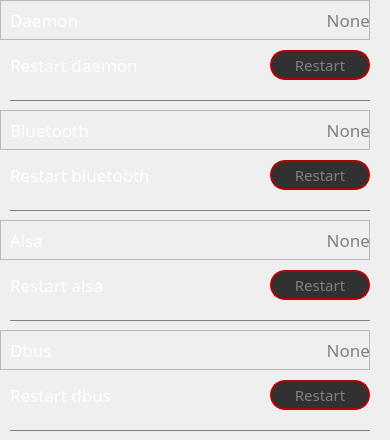
       <widget class="QWidget" name="scrollAreaWidgetContents_5">
        <property name="geometry">
         <rect>
          <x>0</x>
          <y>0</y>
          <width>390</width>
          <height>440</height>
         </rect>
        </property>
        <property name="sizePolicy">
         <sizepolicy hsizetype="Preferred" vsizetype="Preferred">
          <horstretch>0</horstretch>
          <verstretch>0</verstretch>
         </sizepolicy>
        </property>
        <property name="minimumSize">
         <size>
          <width>0</width>
          <height>440</height>
         </size>
        </property>
        <widget class="QFrame" name="frame_2">
         <property name="geometry">
          <rect>
           <x>0</x>
           <y>90</y>
           <width>370</width>
           <height>20</height>
          </rect>
         </property>
         <widget class="Line" name="line_17">
          <property name="geometry">
           <rect>
            <x>10</x>
            <y>10</y>
            <width>360</width>
            <height>1</height>
           </rect>
          </property>
          <property name="styleSheet">
           <string notr="true">border:none;
background:gray;</string>
          </property>
          <property name="frameShadow">
           <enum>QFrame::Plain</enum>
          </property>
          <property name="orientation">
           <enum>Qt::Horizontal</enum>
          </property>
         </widget>
        </widget>
        <widget class="QFrame" name="frame_4">
         <property name="geometry">
          <rect>
           <x>0</x>
           <y>0</y>
           <width>370</width>
           <height>40</height>
          </rect>
         </property>
         <property name="frameShape">
          <enum>QFrame::StyledPanel</enum>
         </property>
         <property name="frameShadow">
          <enum>QFrame::Raised</enum>
         </property>
         <widget class="QLabel" name="label_52">
          <property name="geometry">
           <rect>
            <x>10</x>
            <y>0</y>
            <width>190</width>
            <height>40</height>
           </rect>
          </property>
          <property name="font">
           <font>
            <family>Bahnschrift SemiLight</family>
            <pointsize>13</pointsize>
           </font>
          </property>
          <property name="styleSheet">
           <string notr="true">QLabel{
	color:white;
}</string>
          </property>
          <property name="text">
           <string>Daemon</string>
          </property>
         </widget>
         <widget class="QLabel" name="bearing_statusDaemonText">
          <property name="geometry">
           <rect>
            <x>190</x>
            <y>0</y>
            <width>180</width>
            <height>40</height>
           </rect>
          </property>
          <property name="font">
           <font>
            <family>Bahnschrift SemiLight</family>
            <pointsize>13</pointsize>
           </font>
          </property>
          <property name="styleSheet">
           <string notr="true">QLabel{
	color:gray;
}</string>
          </property>
          <property name="text">
           <string>None</string>
          </property>
          <property name="alignment">
           <set>Qt::AlignRight|Qt::AlignTrailing|Qt::AlignVCenter</set>
          </property>
         </widget>
        </widget>
        <widget class="QFrame" name="frame">
         <property name="geometry">
          <rect>
           <x>0</x>
           <y>40</y>
           <width>370</width>
           <height>50</height>
          </rect>
         </property>
         <widget class="QLabel" name="label_54">
          <property name="geometry">
           <rect>
            <x>10</x>
            <y>0</y>
            <width>200</width>
            <height>50</height>
           </rect>
          </property>
          <property name="maximumSize">
           <size>
            <width>250</width>
            <height>16777215</height>
           </size>
          </property>
          <property name="font">
           <font>
            <family>Bahnschrift SemiLight</family>
            <pointsize>13</pointsize>
           </font>
          </property>
          <property name="styleSheet">
           <string notr="true">color:white;</string>
          </property>
          <property name="text">
           <string>Restart daemon</string>
          </property>
         </widget>
         <widget class="QPushButton" name="bearing_statusDaemonButton">
          <property name="geometry">
           <rect>
            <x>270</x>
            <y>10</y>
            <width>100</width>
            <height>30</height>
           </rect>
          </property>
          <property name="font">
           <font>
            <family>Bahnschrift SemiLight</family>
            <pointsize>11</pointsize>
            <weight>50</weight>
            <bold>false</bold>
           </font>
          </property>
          <property name="styleSheet">
           <string notr="true">QPushButton{
	
	background-color: rgb(49, 49, 49);
	border: 2px solid rgb(181, 0, 0);
	border-radius:15px;
	color:gray;
}
QPushButton:pressed{
	
	
	background-color: rgb(188, 0, 0);
	color:white;
}</string>
          </property>
          <property name="text">
           <string>Restart</string>
          </property>
         </widget>
        </widget>
        <widget class="QFrame" name="frame_3">
         <property name="geometry">
          <rect>
           <x>0</x>
           <y>200</y>
           <width>370</width>
           <height>20</height>
          </rect>
         </property>
         <widget class="Line" name="line_18">
          <property name="geometry">
           <rect>
            <x>10</x>
            <y>10</y>
            <width>360</width>
            <height>1</height>
           </rect>
          </property>
          <property name="styleSheet">
           <string notr="true">border:none;
background:gray;</string>
          </property>
          <property name="frameShadow">
           <enum>QFrame::Plain</enum>
          </property>
          <property name="orientation">
           <enum>Qt::Horizontal</enum>
          </property>
         </widget>
        </widget>
        <widget class="QFrame" name="frame_7">
         <property name="geometry">
          <rect>
           <x>0</x>
           <y>150</y>
           <width>370</width>
           <height>50</height>
          </rect>
         </property>
         <widget class="QLabel" name="label_55">
          <property name="geometry">
           <rect>
            <x>10</x>
            <y>0</y>
            <width>200</width>
            <height>50</height>
           </rect>
          </property>
          <property name="maximumSize">
           <size>
            <width>250</width>
            <height>16777215</height>
           </size>
          </property>
          <property name="font">
           <font>
            <family>Bahnschrift SemiLight</family>
            <pointsize>13</pointsize>
           </font>
          </property>
          <property name="styleSheet">
           <string notr="true">color:white;</string>
          </property>
          <property name="text">
           <string>Restart bluetooth</string>
          </property>
         </widget>
         <widget class="QPushButton" name="bearing_statusBtButton">
          <property name="geometry">
           <rect>
            <x>270</x>
            <y>10</y>
            <width>100</width>
            <height>30</height>
           </rect>
          </property>
          <property name="font">
           <font>
            <family>Bahnschrift SemiLight</family>
            <pointsize>11</pointsize>
            <weight>50</weight>
            <bold>false</bold>
           </font>
          </property>
          <property name="styleSheet">
           <string notr="true">QPushButton{
	
	background-color: rgb(49, 49, 49);
	border: 2px solid rgb(181, 0, 0);
	border-radius:15px;
	color:gray;
}
QPushButton:pressed{
	
	
	background-color: rgb(188, 0, 0);
	color:white;
}</string>
          </property>
          <property name="text">
           <string>Restart</string>
          </property>
         </widget>
        </widget>
        <widget class="QFrame" name="frame_6">
         <property name="geometry">
          <rect>
           <x>0</x>
           <y>110</y>
           <width>370</width>
           <height>40</height>
          </rect>
         </property>
         <property name="frameShape">
          <enum>QFrame::StyledPanel</enum>
         </property>
         <property name="frameShadow">
          <enum>QFrame::Raised</enum>
         </property>
         <widget class="QLabel" name="label_56">
          <property name="geometry">
           <rect>
            <x>10</x>
            <y>0</y>
            <width>190</width>
            <height>40</height>
           </rect>
          </property>
          <property name="font">
           <font>
            <family>Bahnschrift SemiLight</family>
            <pointsize>13</pointsize>
           </font>
          </property>
          <property name="styleSheet">
           <string notr="true">QLabel{
	color:white;
}</string>
          </property>
          <property name="text">
           <string>Bluetooth</string>
          </property>
         </widget>
         <widget class="QLabel" name="bearing_statusBtText">
          <property name="geometry">
           <rect>
            <x>190</x>
            <y>0</y>
            <width>180</width>
            <height>40</height>
           </rect>
          </property>
          <property name="font">
           <font>
            <family>Bahnschrift SemiLight</family>
            <pointsize>13</pointsize>
           </font>
          </property>
          <property name="styleSheet">
           <string notr="true">QLabel{
	color:gray;
}</string>
          </property>
          <property name="text">
           <string>None</string>
          </property>
          <property name="alignment">
           <set>Qt::AlignRight|Qt::AlignTrailing|Qt::AlignVCenter</set>
          </property>
         </widget>
        </widget>
        <widget class="QFrame" name="frame_11">
         <property name="geometry">
          <rect>
           <x>0</x>
           <y>310</y>
           <width>370</width>
           <height>20</height>
          </rect>
         </property>
         <widget class="Line" name="line_19">
          <property name="geometry">
           <rect>
            <x>10</x>
            <y>10</y>
            <width>360</width>
            <height>1</height>
           </rect>
          </property>
          <property name="styleSheet">
           <string notr="true">border:none;
background:gray;</string>
          </property>
          <property name="frameShadow">
           <enum>QFrame::Plain</enum>
          </property>
          <property name="orientation">
           <enum>Qt::Horizontal</enum>
          </property>
         </widget>
        </widget>
        <widget class="QFrame" name="frame_12">
         <property name="geometry">
          <rect>
           <x>0</x>
           <y>260</y>
           <width>370</width>
           <height>50</height>
          </rect>
         </property>
         <widget class="QLabel" name="label_58">
          <property name="geometry">
           <rect>
            <x>10</x>
            <y>0</y>
            <width>200</width>
            <height>50</height>
           </rect>
          </property>
          <property name="maximumSize">
           <size>
            <width>250</width>
            <height>16777215</height>
           </size>
          </property>
          <property name="font">
           <font>
            <family>Bahnschrift SemiLight</family>
            <pointsize>13</pointsize>
           </font>
          </property>
          <property name="styleSheet">
           <string notr="true">color:white;</string>
          </property>
          <property name="text">
           <string>Restart alsa</string>
          </property>
         </widget>
         <widget class="QPushButton" name="bearing_statusAlsaButton">
          <property name="geometry">
           <rect>
            <x>270</x>
            <y>10</y>
            <width>100</width>
            <height>30</height>
           </rect>
          </property>
          <property name="font">
           <font>
            <family>Bahnschrift SemiLight</family>
            <pointsize>11</pointsize>
            <weight>50</weight>
            <bold>false</bold>
           </font>
          </property>
          <property name="styleSheet">
           <string notr="true">QPushButton{
	
	background-color: rgb(49, 49, 49);
	border: 2px solid rgb(181, 0, 0);
	border-radius:15px;
	color:gray;
}
QPushButton:pressed{
	
	
	background-color: rgb(188, 0, 0);
	color:white;
}</string>
          </property>
          <property name="text">
           <string>Restart</string>
          </property>
         </widget>
        </widget>
        <widget class="QFrame" name="frame_13">
         <property name="geometry">
          <rect>
           <x>0</x>
           <y>220</y>
           <width>370</width>
           <height>40</height>
          </rect>
         </property>
         <property name="frameShape">
          <enum>QFrame::StyledPanel</enum>
         </property>
         <property name="frameShadow">
          <enum>QFrame::Raised</enum>
         </property>
         <widget class="QLabel" name="label_59">
          <property name="geometry">
           <rect>
            <x>10</x>
            <y>0</y>
            <width>190</width>
            <height>40</height>
           </rect>
          </property>
          <property name="font">
           <font>
            <family>Bahnschrift SemiLight</family>
            <pointsize>13</pointsize>
           </font>
          </property>
          <property name="styleSheet">
           <string notr="true">QLabel{
	color:white;
}</string>
          </property>
          <property name="text">
           <string>Alsa</string>
          </property>
         </widget>
         <widget class="QLabel" name="bearing_statusAlsaText">
          <property name="geometry">
           <rect>
            <x>190</x>
            <y>0</y>
            <width>180</width>
            <height>40</height>
           </rect>
          </property>
          <property name="font">
           <font>
            <family>Bahnschrift SemiLight</family>
            <pointsize>13</pointsize>
           </font>
          </property>
          <property name="styleSheet">
           <string notr="true">QLabel{
	color:gray;
}</string>
          </property>
          <property name="text">
           <string>None</string>
          </property>
          <property name="alignment">
           <set>Qt::AlignRight|Qt::AlignTrailing|Qt::AlignVCenter</set>
          </property>
         </widget>
        </widget>
        <widget class="QFrame" name="frame_14">
         <property name="geometry">
          <rect>
           <x>0</x>
           <y>330</y>
           <width>370</width>
           <height>40</height>
          </rect>
         </property>
         <property name="frameShape">
          <enum>QFrame::StyledPanel</enum>
         </property>
         <property name="frameShadow">
          <enum>QFrame::Raised</enum>
         </property>
         <widget class="QLabel" name="label_61">
          <property name="geometry">
           <rect>
            <x>10</x>
            <y>0</y>
            <width>190</width>
            <height>40</height>
           </rect>
          </property>
          <property name="font">
           <font>
            <family>Bahnschrift SemiLight</family>
            <pointsize>13</pointsize>
           </font>
          </property>
          <property name="styleSheet">
           <string notr="true">QLabel{
	color:white;
}</string>
          </property>
          <property name="text">
           <string>Dbus</string>
          </property>
         </widget>
         <widget class="QLabel" name="bearing_statusDbusText">
          <property name="geometry">
           <rect>
            <x>190</x>
            <y>0</y>
            <width>180</width>
            <height>40</height>
           </rect>
          </property>
          <property name="font">
           <font>
            <family>Bahnschrift SemiLight</family>
            <pointsize>13</pointsize>
           </font>
          </property>
          <property name="styleSheet">
           <string notr="true">QLabel{
	color:gray;
}</string>
          </property>
          <property name="text">
           <string>None</string>
          </property>
          <property name="alignment">
           <set>Qt::AlignRight|Qt::AlignTrailing|Qt::AlignVCenter</set>
          </property>
         </widget>
        </widget>
        <widget class="QFrame" name="frame_15">
         <property name="geometry">
          <rect>
           <x>0</x>
           <y>420</y>
           <width>370</width>
           <height>20</height>
          </rect>
         </property>
         <widget class="Line" name="line_20">
          <property name="geometry">
           <rect>
            <x>10</x>
            <y>10</y>
            <width>360</width>
            <height>1</height>
           </rect>
          </property>
          <property name="styleSheet">
           <string notr="true">border:none;
background:gray;</string>
          </property>
          <property name="frameShadow">
           <enum>QFrame::Plain</enum>
          </property>
          <property name="orientation">
           <enum>Qt::Horizontal</enum>
          </property>
         </widget>
        </widget>
        <widget class="QFrame" name="frame_16">
         <property name="geometry">
          <rect>
           <x>0</x>
           <y>370</y>
           <width>370</width>
           <height>50</height>
          </rect>
         </property>
         <widget class="QLabel" name="label_63">
          <property name="geometry">
           <rect>
            <x>10</x>
            <y>0</y>
            <width>200</width>
            <height>50</height>
           </rect>
          </property>
          <property name="maximumSize">
           <size>
            <width>250</width>
            <height>16777215</height>
           </size>
          </property>
          <property name="font">
           <font>
            <family>Bahnschrift SemiLight</family>
            <pointsize>13</pointsize>
           </font>
          </property>
          <property name="styleSheet">
           <string notr="true">color:white;</string>
          </property>
          <property name="text">
           <string>Restart dbus</string>
          </property>
         </widget>
         <widget class="QPushButton" name="bearing_statusDbusButton">
          <property name="geometry">
           <rect>
            <x>270</x>
            <y>10</y>
            <width>100</width>
            <height>30</height>
           </rect>
          </property>
          <property name="font">
           <font>
            <family>Bahnschrift SemiLight</family>
            <pointsize>11</pointsize>
            <weight>50</weight>
            <bold>false</bold>
           </font>
          </property>
          <property name="styleSheet">
           <string notr="true">QPushButton{
	
	background-color: rgb(49, 49, 49);
	border: 2px solid rgb(181, 0, 0);
	border-radius:15px;
	color:gray;
}
QPushButton:pressed{
	
	
	background-color: rgb(188, 0, 0);
	color:white;
}</string>
          </property>
          <property name="text">
           <string>Restart</string>
          </property>
         </widget>
        </widget>
       </widget>
